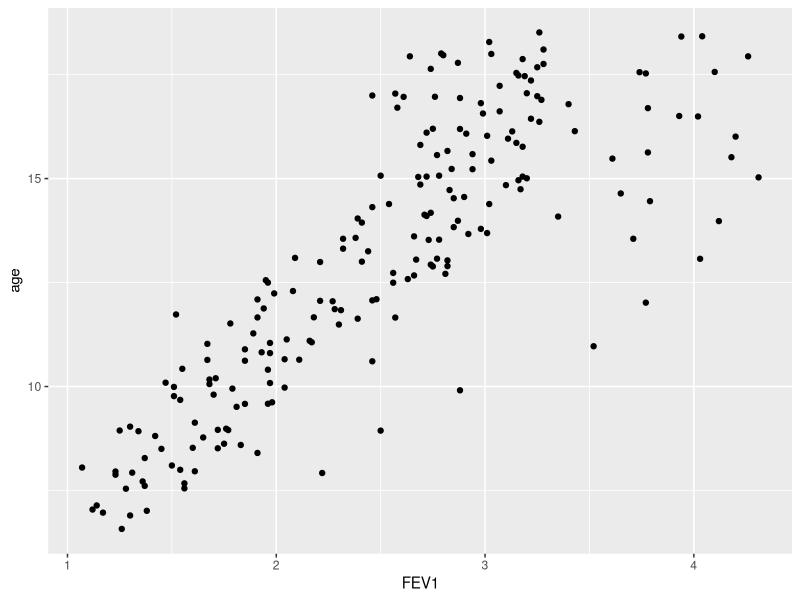

Write the R code that produced this figure.
#       _/_/    _/  _/      _/_/      _/   
#    _/    _/  _/  _/    _/    _/  _/_/    
#       _/    _/_/_/_/    _/_/_/    _/     
#    _/          _/          _/    _/      
# _/_/_/_/      _/    _/_/_/    _/_/_/     

# Exploratory Data Analysis of FEV1 data
library(tidyverse)

# read the data in
fev1 <- read_csv("fev1.csv")
View(fev1)

# sample the data so that we have 20 patients with more than 6 observations

fev1_sampled <- fev1 %>% 
    count(id) %>%
    filter(n > 6) %>%
    slice_sample(n = 20) %>%
    select(id) %>%
    inner_join(fev1)

fev1_sampled

# Activity 5 - A simple scatter plot

# Calculate the correlation between age and FEV1
# (yes, this isn't strictly correct because there's repeated measures)


# Build a plot that shows the relationship between FEV1 and age

fev1_plot <- ggplot(data = fev1_sampled, 
                    aes(x = FEV1, y = age)) +
    geom_point()

fev1_plot

# Activity 6 - Improving the plot

# Add meaningful labels for the $x$ and $y$ axes, including units, and change the plot's colour theme from the default.

# Add a smooth line of best fit to the plot. 


# Activity 7

# Activity 7a - Showing further structure

# Determine a way to highlight which observations belong to the same individual in your plot


# Activity 7b - How many observations per individual?

# Count the number of times that each `id` is measured and make a bar plot 


# Activity 7c - Incorporating height

# Make a plot that shows both FEV1 and age but also includes height


# Activity 7d - skimr

# Use skimr::skim() to generate a summary table of the data.
# You'll need to install skimr if you don't already have it


# Activity 7e - GGally

# Generate a pairs plot with GGally::ggpairs(), for all columns except id
# You'll need to install GGally if you don't already have it

# Activity 7f - Accounting for repeat measurement

# Build a regression model to look at how FEV1 varies with age, accounting for the
# structure by including a random effect mean for each id and a spline curve for
# the effect of age

